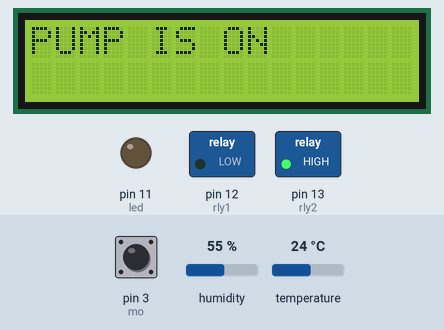
A sketch run on a simulated Arduino Uno, built with avr-gcc and run on an emulated ATmega328P. Parts: 16×2 character LCD, switched loads named in the sketch (green lamp = pin HIGH), output pins drawn as LEDs (lit = HIGH). The inputs (shaded band) are chosen by the test bench; at power-on: humidity 55 %, temperature 24 °C, pin 3 (mo) HIGH. What the sketch prints to the serial monitor is not drawn.

Above: at 11.1 s.
11.2 s: humidity set to 64 %
20.4 s: humidity set to 67 %
At 27.35 s:
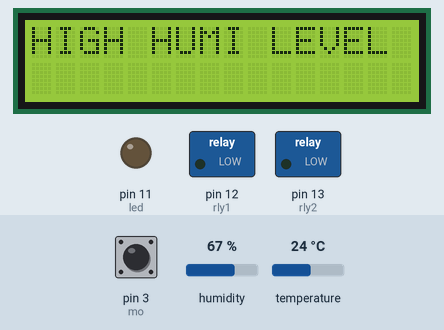
29.1 s: temperature set to 39.7 °C
37.3 s: temperature set to 40.5 °C
At 44.45 s:
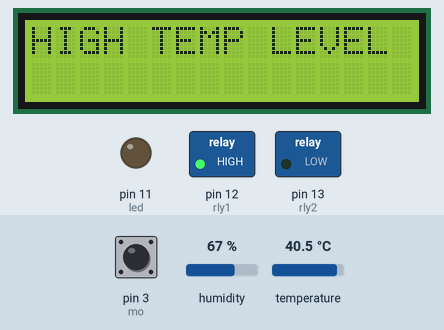
46.2 s: humidity set to 22 %
At 53.42 s:
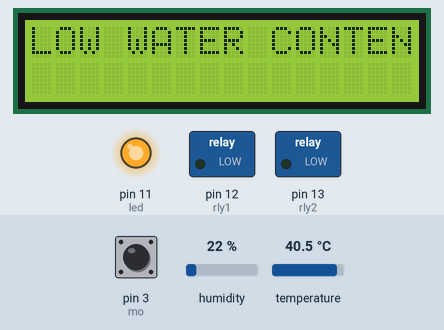
54.6 s: humidity set to 68 %
At 62.08 s:
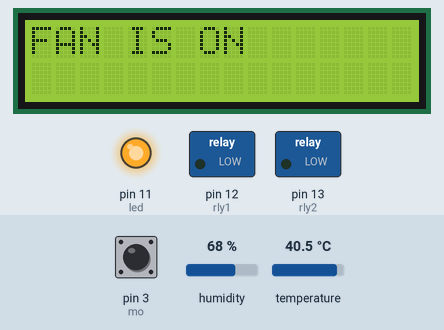
Timing chart, 0 to 63.8 s (numbered marks = the images above; inputs shaded):
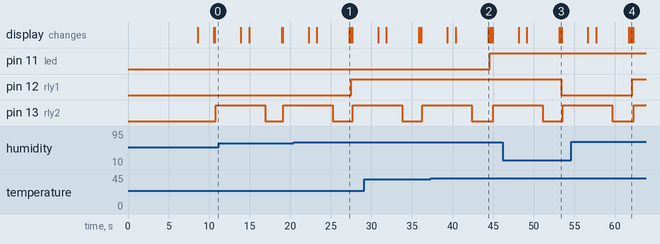

The sketch:

EDI_form.pdf.ino
```cpp
#include <LiquidCrystal.h> #Header file
#include <LiquidCrystal.h>
LiquidCrystal lcd(A5, A4, A3, A2, A1, A0);//Pin connection
#include "DHT.h"//

char str[100]; //to ave 100 char
int i=0; // var
DHT dht; // sensor
#define mo 3 // motor conection 3 no
#define rly1 12 // connection 12
#define rly2 13 // conection 13
#define led 11 // conection 11
#include <SoftwareSerial.h>  // micro and gsm seriaal connection
#define DEBUG true // define debug var

int temp1=0,i1=0; // var def
int temp=0;

byte degree_symbol[8] =
              {
                0b00111,
                0b00101,
                0b00111,
                0b00000,
                0b00000,
                0b00000,
                0b00000,
                0b00000
              }; // Temp symbol showing

volatile unsigned long duration=0; // var def
//unsigned char i[5];
unsigned int j[40];
unsigned char value=0;
unsigned answer=0;
int z=0;
int b=1;
int s1=0;
void setup()
{
 dht.setup(2);// Tem and hum sensor setup
  pinMode(mo, INPUT); // moister sensor input
   pinMode(rly1, OUTPUT); // fan output
    pinMode(rly2, OUTPUT); // motor output
     pinMode(led, OUTPUT);
lcd.begin(16, 2); // LCd star comand
Serial.begin(9600); // speed of serial communication, bodrate
        // Setting the baudrate at 9600
     // Set the baudrate according to you esp's baudrate. your esp's baudrate might be different from mine
  // Setting the echoPin as Input pin
 // delay(5000);

attachInterrupt(0, increment, RISING); // increment use for doing another task by micro
lcd.clear();
  lcd.setCursor(0,0);
  lcd.print("WELCOME TO GREEN");
  lcd.setCursor(0,1);
 dht.setup(2);
  lcd.print("HOUSE MONITORING");
   delay(1000);

Serial.println("AT"); //GSM module cmd
delay(4000);
Serial.println("AT+CNMI=2,2,0,0,0");
  delay(2000);
  Serial.println("AT+CMGF=1");
  delay(1500);
 lcd.clear();

}
void loop() // continiously running condn
{
delay(dht.getMinimumSamplingPeriod());  /* Delay of amount equal to sampling period */
  float humidity = dht.getHumidity();     /* Get humidity value */
  float temperature = dht.getTemperature(); //Temp value save
lcd.clear();
 lcd.print("Temp = "); //temp value print
 lcd.setCursor(0,1); //
 lcd.print("Humidity = ");
 //lcd.createChar(1, degree_symbol);
 lcd.setCursor(9,0);
 lcd.write(1);
 lcd.print("C");
 lcd.setCursor(13,1);
 lcd.print("%");
lcd.setCursor(7,0);
lcd.print(temperature, 1);
lcd.setCursor(11,1);
lcd.print(humidity, 1);
delay(20);
{

if(temperature>40)
{

 lcd.clear();
  lcd.print("HIGH TEMP LEVEL");
   delay(100);
lcd.clear();
  lcd.print("TURNING ON DEVICE");
   delay(100);
 digitalWrite(led,HIGH); // LED on

}
if (temp==1)
{
temp=0;
lcd.clear();
lcd.print("SMS MOTOR ON");
digitalWrite(rly2,HIGH);
delay(1000);
}
if (temp1==1 && s1==1)
{
temp1=0;
s1=0;
lcd.clear();
lcd.print("SMS MOTOR OFF");
digitalWrite(rly2,LOW);
delay(1000);
}

if(temperature<40)
{
 digitalWrite(led,LOW);
}
if(humidity<65)
{
 digitalWrite(rly1,LOW);

}
if(humidity>65)
{

 lcd.clear();
  lcd.print("HIGH HUMI LEVEL");
   delay(100);
lcd.clear();
  lcd.print("FAN IS ON");
   delay(100);
   digitalWrite(rly1,HIGH);
}
if (digitalRead(mo)==0)
{
  temp1=1;

}
else
{
lcd.clear();
  lcd.print("LOW WATER CONTENT");
   delay(100);
lcd.clear();
  lcd.print("PUMP IS ON");
   delay(100);
   digitalWrite(rly2,HIGH);
SendMessage();
temp1=0;
delay(2000);
 digitalWrite(rly2,LOW);

}
}}

void increment() {
  while(Serial.available())
  {
    char ch=(char)Serial.read();
    str[i++]=ch;
    if(ch == '*')
    {
      temp=1;
      lcd.clear();
      lcd.print("Message Received");
      s1=0;
      delay(1000);
    }
 if(ch == '#')
    {
      s1=1;
      lcd.clear();
      lcd.print("Message Received");
      delay(1000);
    }

  }}
void SendMessage()
{ Serial.println("AT");    //Sets the GSM Module in Text Mode
  delay(1000);
  Serial.println("AT+CMGF=1");    //Sets the GSM Module in Text Mode
  delay(1000);  // Delay of 1000 milli seconds or 1 second
  Serial.println("AT+CMGS=\"+917721853465\"\r"); // Replace x with mobile number
  delay(1000);
  Serial.println("LOW WATER DETECTED TURNING MOTOR ON.....");// The SMS text you want to send
  delay(100);
  Serial.println((char)26);

  lcd.setCursor(0,0);
  lcd.print("MESSAGE SENT");

   //lcd.print(n);
 //delay(2500);
 delay(1000);
 lcd.clear();// ASCII code of CTRL+Z
 // delay(1000);
}
```

Measured:
- the behaviour switches between 65 and 66 % on humidity (found by bisection; images 0 and 1)
- the behaviour switches between 40 and 40.1 °C on temperature (found by bisection; images 1 and 2)
- after the input at 20.4 s, pin 12 (rly1): LOW → HIGH after 7.1 s; the display: first differs from a run without the input after 6.9 s (image 1)
- after the input at 37.3 s, pin 11 (led): LOW → HIGH after 7.3 s; the display: first differs from a run without the input after 7.1 s (image 2)
- after the input at 46.2 s, pin 12 (rly1): HIGH → LOW after 7.2 s
- after the input at 54.6 s, pin 12 (rly1): LOW → HIGH after 7.5 s; the display: first differs from a run without the input after 7.3 s (image 4 shows a later state)
